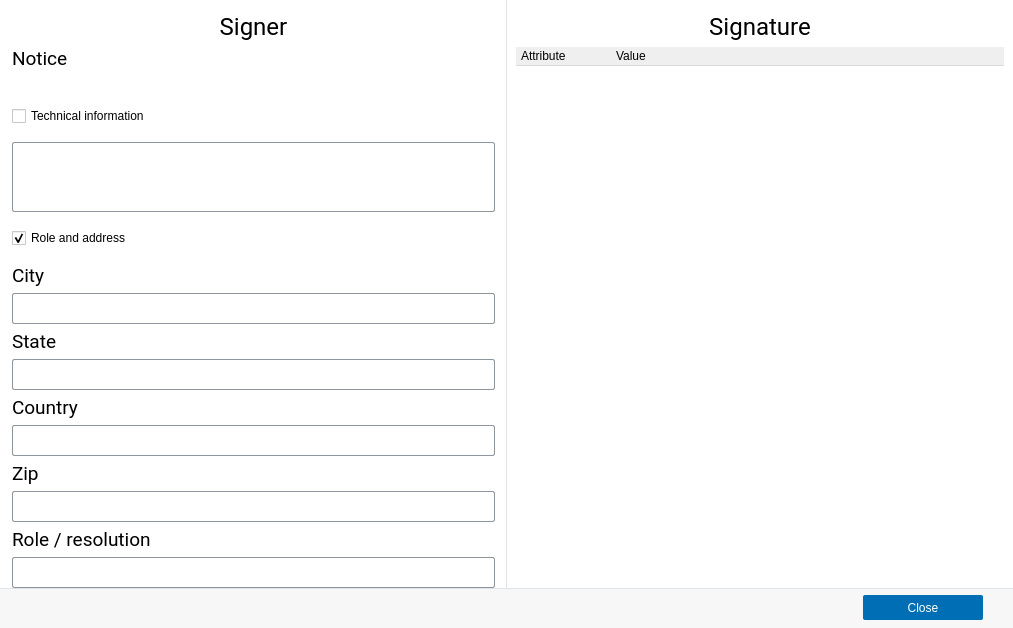
<?xml version="1.0" encoding="UTF-8"?>
<ui version="4.0">
 <class>SignatureDialog</class>
 <widget class="QDialog" name="SignatureDialog">
  <property name="windowModality">
   <enum>Qt::WindowModal</enum>
  </property>
  <property name="geometry">
   <rect>
    <x>0</x>
    <y>0</y>
    <width>1013</width>
    <height>599</height>
   </rect>
  </property>
  <property name="styleSheet">
   <string notr="true">background-color: #ffffff;</string>
  </property>
  <layout class="QGridLayout" name="SignatureDialogLayout">
   <property name="leftMargin">
    <number>0</number>
   </property>
   <property name="topMargin">
    <number>0</number>
   </property>
   <property name="rightMargin">
    <number>0</number>
   </property>
   <property name="bottomMargin">
    <number>0</number>
   </property>
   <property name="spacing">
    <number>0</number>
   </property>
   <item row="0" column="0">
    <widget class="QWidget" name="leftPane" native="true">
     <property name="minimumSize">
      <size>
       <width>505</width>
       <height>0</height>
      </size>
     </property>
     <property name="styleSheet">
      <string notr="true">#leftPane { border-right: 1px solid #DEE4E9; }
QTextEdit, #signerCity, #signerCountry, #signerState, #signerZip, #signerRoles {
border: 1px solid #8E969D;
border-radius: 2px;
background-color: #FFFFFF;
}</string>
     </property>
     <layout class="QVBoxLayout" name="leftPaneLayout" stretch="0,0,0,0,1,0,0,0">
      <property name="leftMargin">
       <number>12</number>
      </property>
      <property name="topMargin">
       <number>12</number>
      </property>
      <property name="rightMargin">
       <number>12</number>
      </property>
      <property name="bottomMargin">
       <number>0</number>
      </property>
      <item>
       <widget class="QLabel" name="lblSignerHeader">
        <property name="font">
         <font>
          <family>Roboto</family>
          <pointsize>18</pointsize>
         </font>
        </property>
        <property name="focusPolicy">
         <enum>Qt::TabFocus</enum>
        </property>
        <property name="styleSheet">
         <string notr="true">border: none;</string>
        </property>
        <property name="text">
         <string>Signer</string>
        </property>
        <property name="alignment">
         <set>Qt::AlignCenter</set>
        </property>
       </widget>
      </item>
      <item>
       <widget class="QLabel" name="lblNotice">
        <property name="font">
         <font>
          <family>Roboto</family>
          <pointsize>14</pointsize>
         </font>
        </property>
        <property name="focusPolicy">
         <enum>Qt::TabFocus</enum>
        </property>
        <property name="text">
         <string>Notice</string>
        </property>
       </widget>
      </item>
      <item>
       <widget class="QLabel" name="info">
        <property name="focusPolicy">
         <enum>Qt::TabFocus</enum>
        </property>
        <property name="wordWrap">
         <bool>true</bool>
        </property>
        <property name="openExternalLinks">
         <bool>true</bool>
        </property>
       </widget>
      </item>
      <item>
         <widget class="AccordionTitle" name="showErrors">
          <property name="minimumSize">
           <size>
            <width>0</width>
            <height>40</height>
           </size>
          </property>
        <property name="cursor">
         <cursorShape>PointingHandCursor</cursorShape>
        </property>
          <property name="text">
           <string>Technical information</string>
          </property>
       </widget>
      </item>
      <item>
       <widget class="QTextEdit" name="error">
        <property name="styleSheet">
         <string notr="true">QScrollBar {
	width: 10px;
	padding: 5px 5px 5px 0;
	margin: 2px 0px 2px 0;
	border: none;
	background: #FFFFFF;
}
QScrollBar::handle:vertical{
    background-color: #8E969D;
	margin: 0 0 0 0;
	border-radius: 2px;
	height: 145px;
}
QScrollBar::add-line:vertical {
      border: none;
      background: none;
}
QScrollBar::sub-line:vertical {
      border: none;
      background: none;
}</string>
        </property>
        <property name="readOnly">
         <bool>true</bool>
        </property>
       </widget>
      </item>
      <item>
         <widget class="AccordionTitle" name="showRole">
          <property name="minimumSize">
           <size>
            <width>0</width>
            <height>40</height>
           </size>
          </property>
        <property name="cursor">
         <cursorShape>PointingHandCursor</cursorShape>
        </property>
          <property name="text">
           <string>Role and address</string>
          </property>
        <property name="checked">
         <bool>true</bool>
        </property>
       </widget>
      </item>
      <item>
       <widget class="QWidget" name="role" native="true">
        <layout class="QVBoxLayout" name="roleLayout">
         <property name="leftMargin">
          <number>0</number>
         </property>
         <property name="topMargin">
          <number>0</number>
         </property>
         <property name="rightMargin">
          <number>0</number>
         </property>
         <property name="bottomMargin">
          <number>0</number>
         </property>
         <item>
          <widget class="QLabel" name="lblSigningCity">
           <property name="font">
            <font>
             <family>Roboto</family>
             <pointsize>14</pointsize>
            </font>
           </property>
           <property name="styleSheet">
            <string notr="true">border: none;</string>
           </property>
           <property name="text">
            <string>City</string>
           </property>
          </widget>
         </item>
         <item>
          <widget class="QLabel" name="signerCity">
           <property name="minimumSize">
            <size>
             <width>0</width>
             <height>31</height>
            </size>
           </property>
           <property name="textFormat">
            <enum>Qt::PlainText</enum>
           </property>
           <property name="textInteractionFlags">
            <set>Qt::TextSelectableByKeyboard|Qt::TextSelectableByMouse</set>
           </property>
          </widget>
         </item>
         <item>
          <widget class="QLabel" name="lblSigningCounty">
           <property name="font">
            <font>
             <family>Roboto</family>
             <pointsize>14</pointsize>
            </font>
           </property>
           <property name="styleSheet">
            <string notr="true">border: none;</string>
           </property>
           <property name="text">
            <string>State</string>
           </property>
          </widget>
         </item>
         <item>
          <widget class="QLabel" name="signerState">
           <property name="minimumSize">
            <size>
             <width>0</width>
             <height>31</height>
            </size>
           </property>
           <property name="textFormat">
            <enum>Qt::PlainText</enum>
           </property>
           <property name="textInteractionFlags">
            <set>Qt::TextSelectableByKeyboard|Qt::TextSelectableByMouse</set>
           </property>
          </widget>
         </item>
         <item>
          <widget class="QLabel" name="lblSigningCountry">
           <property name="font">
            <font>
             <family>Roboto</family>
             <pointsize>14</pointsize>
            </font>
           </property>
           <property name="styleSheet">
            <string notr="true">border: none;</string>
           </property>
           <property name="text">
            <string>Country</string>
           </property>
          </widget>
         </item>
         <item>
          <widget class="QLabel" name="signerCountry">
           <property name="minimumSize">
            <size>
             <width>0</width>
             <height>31</height>
            </size>
           </property>
           <property name="textFormat">
            <enum>Qt::PlainText</enum>
           </property>
           <property name="textInteractionFlags">
            <set>Qt::TextSelectableByKeyboard|Qt::TextSelectableByMouse</set>
           </property>
          </widget>
         </item>
         <item>
          <widget class="QLabel" name="lblSigningZipCode">
           <property name="font">
            <font>
             <family>Roboto</family>
             <pointsize>14</pointsize>
            </font>
           </property>
           <property name="styleSheet">
            <string notr="true">border: none;</string>
           </property>
           <property name="text">
            <string>Zip</string>
           </property>
          </widget>
         </item>
         <item>
          <widget class="QLabel" name="signerZip">
           <property name="minimumSize">
            <size>
             <width>0</width>
             <height>31</height>
            </size>
           </property>
           <property name="textFormat">
            <enum>Qt::PlainText</enum>
           </property>
           <property name="wordWrap">
            <bool>true</bool>
           </property>
           <property name="textInteractionFlags">
            <set>Qt::TextSelectableByKeyboard|Qt::TextSelectableByMouse</set>
           </property>
          </widget>
         </item>
         <item>
          <widget class="QLabel" name="lblRole">
           <property name="font">
            <font>
             <family>Roboto</family>
             <pointsize>14</pointsize>
            </font>
           </property>
           <property name="styleSheet">
            <string notr="true">border: none;</string>
           </property>
           <property name="text">
            <string>Role / resolution</string>
           </property>
          </widget>
         </item>
         <item>
          <widget class="QLabel" name="signerRoles">
           <property name="minimumSize">
            <size>
             <width>0</width>
             <height>31</height>
            </size>
           </property>
           <property name="maximumSize">
            <size>
             <width>16777215</width>
             <height>300</height>
            </size>
           </property>
           <property name="textFormat">
            <enum>Qt::PlainText</enum>
           </property>
           <property name="wordWrap">
            <bool>true</bool>
           </property>
           <property name="textInteractionFlags">
            <set>Qt::TextSelectableByKeyboard|Qt::TextSelectableByMouse</set>
           </property>
          </widget>
         </item>
        </layout>
       </widget>
      </item>
      <item>
       <spacer name="verticalSpacer">
        <property name="orientation">
         <enum>Qt::Vertical</enum>
        </property>
        <property name="sizeHint" stdset="0">
         <size>
          <width>20</width>
          <height>12</height>
         </size>
        </property>
       </spacer>
      </item>
     </layout>
    </widget>
   </item>
   <item row="0" column="1">
    <widget class="QWidget" name="rightPane" native="true">
     <property name="minimumSize">
      <size>
       <width>505</width>
       <height>0</height>
      </size>
     </property>
     <layout class="QVBoxLayout" name="rightPaneLayout">
      <property name="leftMargin">
       <number>9</number>
      </property>
      <property name="topMargin">
       <number>12</number>
      </property>
      <property name="rightMargin">
       <number>9</number>
      </property>
      <property name="bottomMargin">
       <number>15</number>
      </property>
      <item>
       <widget class="QLabel" name="lblSignatureHeader">
        <property name="font">
         <font>
          <family>Roboto</family>
          <pointsize>18</pointsize>
         </font>
        </property>
        <property name="focusPolicy">
         <enum>Qt::TabFocus</enum>
        </property>
        <property name="text">
         <string>Signature</string>
        </property>
        <property name="alignment">
         <set>Qt::AlignCenter</set>
        </property>
       </widget>
      </item>
      <item>
       <widget class="QTreeWidget" name="signatureView">
        <property name="font">
         <font>
          <pointsize>13</pointsize>
         </font>
        </property>
        <property name="styleSheet">
         <string notr="true">#signatureView {
	border:none;
}
QHeaderView::section::first{
	padding-left:5px;
}
QHeaderView::section {
	border:none;
	border-bottom: 1px solid #D9D9D8;
	background-color: qlineargradient(x1:0, y1:0, x2:0, y2:1,
                                      stop:0 #FFFFFF, stop:1 #FFFFFF);
}</string>
        </property>
        <property name="editTriggers">
         <set>QAbstractItemView::NoEditTriggers</set>
        </property>
        <property name="selectionMode">
         <enum>QAbstractItemView::SingleSelection</enum>
        </property>
        <property name="selectionBehavior">
         <enum>QAbstractItemView::SelectRows</enum>
        </property>
        <property name="indentation">
         <number>5</number>
        </property>
        <property name="columnCount">
         <number>2</number>
        </property>
        <column>
         <property name="text">
          <string notr="true">Attribute</string>
         </property>
        </column>
        <column>
         <property name="text">
          <string notr="true">Value</string>
         </property>
        </column>
       </widget>
      </item>
     </layout>
    </widget>
   </item>
   <item row="1" column="0" colspan="2">
    <widget class="QWidget" name="navigationArea" native="true">
     <property name="minimumSize">
      <size>
       <width>0</width>
       <height>40</height>
      </size>
     </property>
     <property name="maximumSize">
      <size>
       <width>16777215</width>
       <height>40</height>
      </size>
     </property>
     <property name="styleSheet">
      <string notr="true">border-top: 1px solid #DEE4E9;
background-color: #f7f7f7;</string>
     </property>
     <layout class="QHBoxLayout" name="navigationAreaLayout">
      <property name="spacing">
       <number>0</number>
      </property>
      <property name="leftMargin">
       <number>13</number>
      </property>
      <property name="topMargin">
       <number>1</number>
      </property>
      <property name="rightMargin">
       <number>30</number>
      </property>
      <property name="bottomMargin">
       <number>1</number>
      </property>
      <item>
       <widget class="QLabel" name="title">
        <property name="focusPolicy">
         <enum>Qt::TabFocus</enum>
        </property>
        <property name="styleSheet">
         <string notr="true">border: none;</string>
        </property>
        <property name="textInteractionFlags">
         <set>Qt::LinksAccessibleByMouse|Qt::TextSelectableByMouse</set>
        </property>
       </widget>
      </item>
      <item>
       <widget class="QPushButton" name="close">
        <property name="minimumSize">
         <size>
          <width>120</width>
          <height>25</height>
         </size>
        </property>
        <property name="maximumSize">
         <size>
          <width>120</width>
          <height>25</height>
         </size>
        </property>
        <property name="cursor">
         <cursorShape>PointingHandCursor</cursorShape>
        </property>
        <property name="styleSheet">
         <string notr="true">QPushButton {
	border-radius: 2px; 
	border: none;
	color: #ffffff;
	background-color: #006EB5;
}
QPushButton:pressed {
	background-color: #41B6E6;
}
QPushButton:hover:!pressed {
	background-color: #008DCF;
}
QPushButton:disabled {
	background-color: #BEDBED;
}</string>
        </property>
        <property name="text">
         <string>Close</string>
        </property>
       </widget>
      </item>
     </layout>
    </widget>
   </item>
  </layout>
 </widget>
 <customwidgets>
  <customwidget>
   <class>AccordionTitle</class>
   <extends>QCheckBox</extends>
   <header>widgets/AccordionTitle.h</header>
   <container>1</container>
  </customwidget>
 </customwidgets>
 <resources/>
 <connections/>
</ui>
